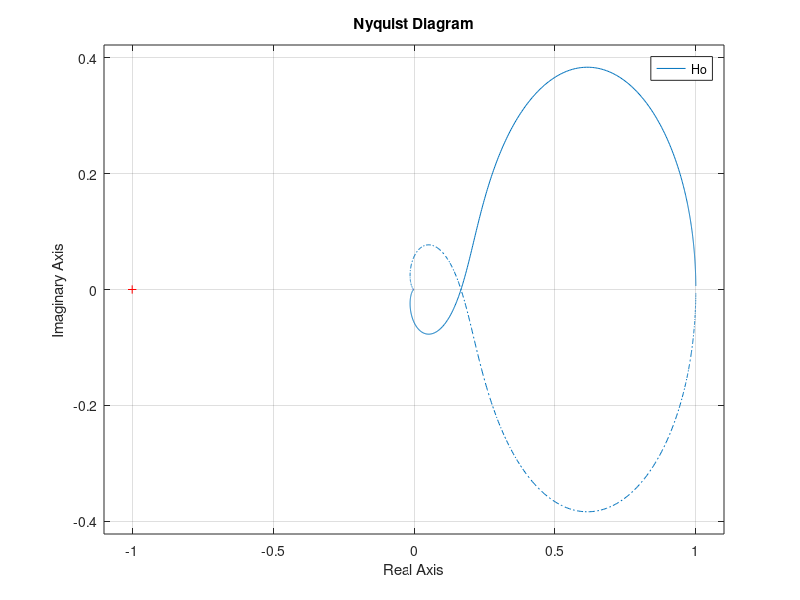
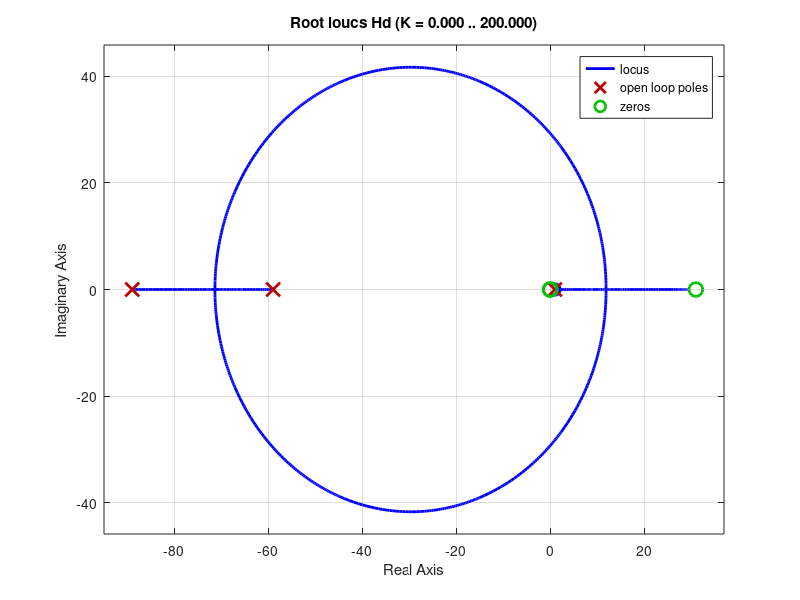
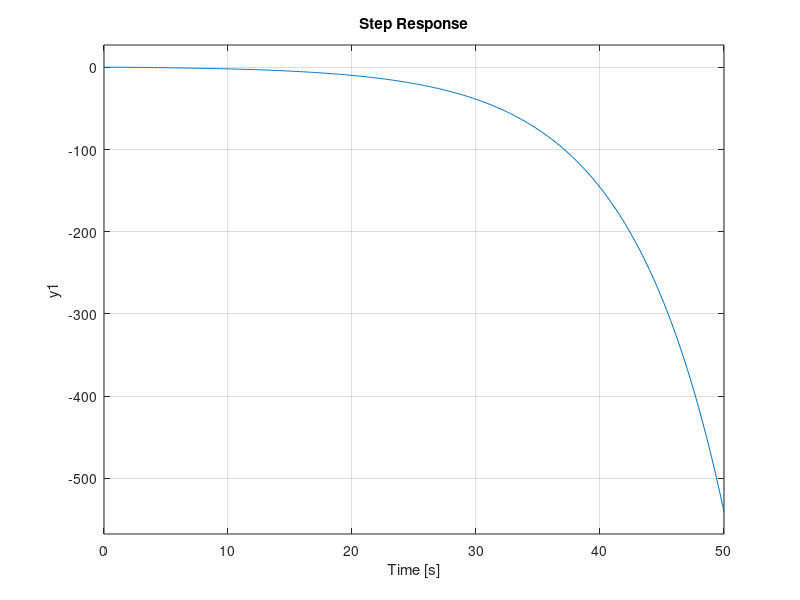

Reproduce these figures in MATLAB, in order.
close all, clear all
n=2;m=3;k=1;

H=zpk({-n+3}, {[0 -2 -m]}, k);

Ho=feedback(H,1)
figure, nyquist(Ho)

Hd=filt([1 -31],conv(conv( [1 -1],[1 59] ), [1 89] ))
figure, rlocus(Hd)

figure, step(Ho)

[num,dem]=tfdata(H,'v');
[gv,r]=deconv([num zeros(1,3)], dem)

A=[ 0 1 0; 0 0 1; 0 -6 -5]; B=[0;1;-6];
Co=ctrb(A,B);
rank(Co)